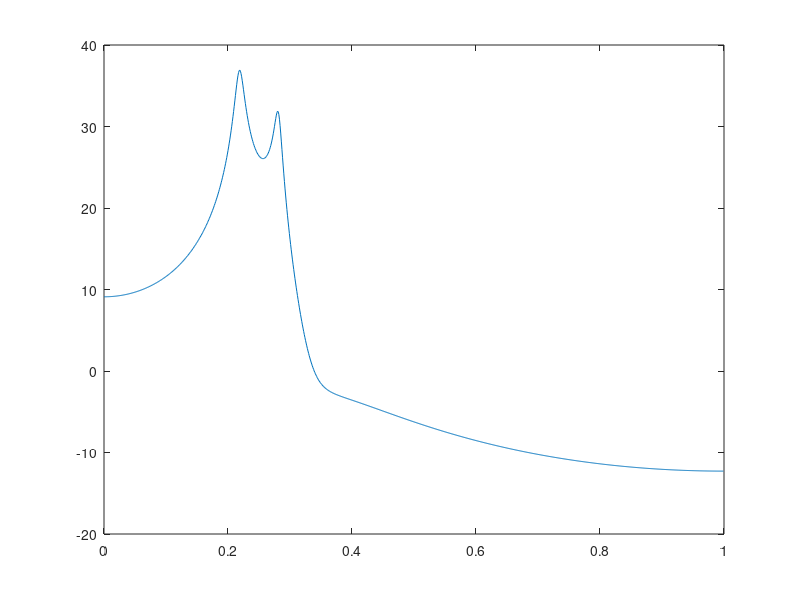

Write the MATLAB code that produced this figure. (Note: this script raises an error after producing the figure.)
clc
clf
close all
clearvars

% generate 1024 samples of WSS Gaussian RP with variance 1
var = 1;
N = 1024;
nw = 0:1:N-1;
w = var*rand(N,1);
ww = fliplr(w);

% generate system transfer function
num = [1, -0.9, 0.81];
den = [1, -2.76, 3.809, -2.654, 0.924];
sys = filt(num, den);
% [impResp, n] = impulse(sys);

% generate system H~

% output of the system to input
[x, nx] = lsim(sys, w, nw);
xx = fliplr(x);

% estimated autocorr of w and x
rHatww = 1/N*conv(w, ww);
rHatxx = 1/N*conv(x, xx);

% frequency reponse of the filter
[freqResp, wsys] = freqz(num, den, 1e3);
freqRespdB = 20*log10(abs(freqResp));
freqRespdBNorm = freqRespdB - max(freqRespdB);

% periodogram of w and x
% [pww, omegaw] = periodogram(w);
% [pxx, omegax] = periodogram(x);
% RHatww = 1/N*abs(fft(w)).^2;
% RHatxx = 1/N*abs(fft(x)).^2;

% plot estimated autocorr
% plot(rHatww)
% hold on
% plot(rHatxx)
% hold off
% legend('\hat{r}_ww', '\hat{r}_xx')

% plot frequency response of the filter
plot(wsys/pi,freqRespdB)
ax = gca;
% ax.YLim = [-100 20];
ax.XTick = 0:.5:2;
xlabel('Normalized Frequency (\times\pi rad/sample)')
ylabel('Magnitude (dB)')

% plot periodogram
figure
periodogram(w)
hold on
periodogram(x)
% plot(omegaw, pww)
% hold on
% plot(RHatxx)
hold off
% legend('\hat{R}_ww', '\hat{R}_xx')

% other useful functions
% lsim
